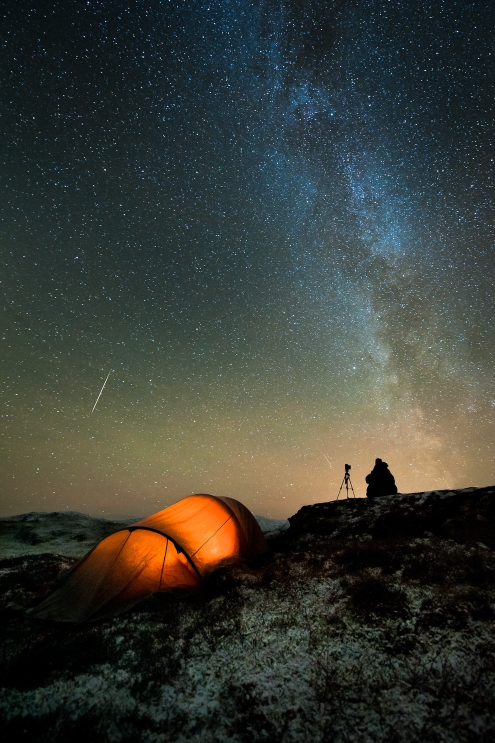
#> input picture LZ/galaxy.jpg, 990 x 1485 px (shown at 1/2 size)
$ python image_recognition_logistic.py
#> lines starting #> are read from the running program, lines starting #| are printed output that depends on the picture

# coding: utf-8

# In[36]:


import numpy as np
import cv2
import imageio as io
import matplotlib.pyplot as plt
import matplotlib.image as mpimg


imgcv2=cv2.imread('galaxy.jpg',0)   # 1 as is    # 0  blackwhite  -1 alpha channel transparency .color image is three dimensional matrix
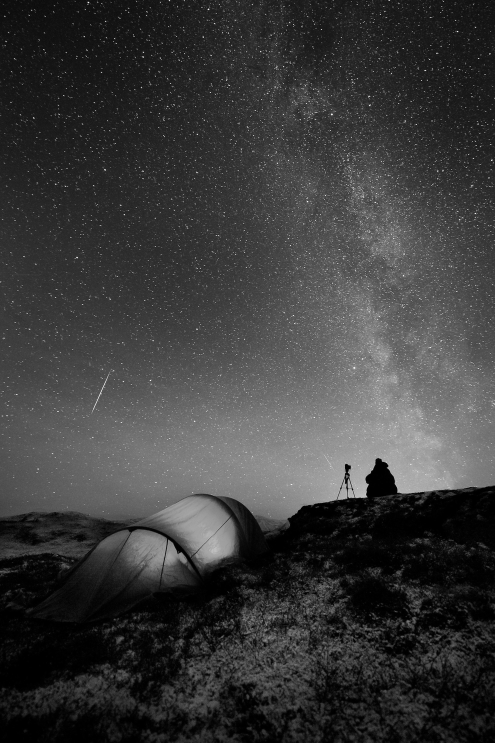
#> imgcv2: shape (1485, 990) (shown at 1/2 size); min 0, max 255, mean 58.4
img2=cv2.imread('cat.jpg')
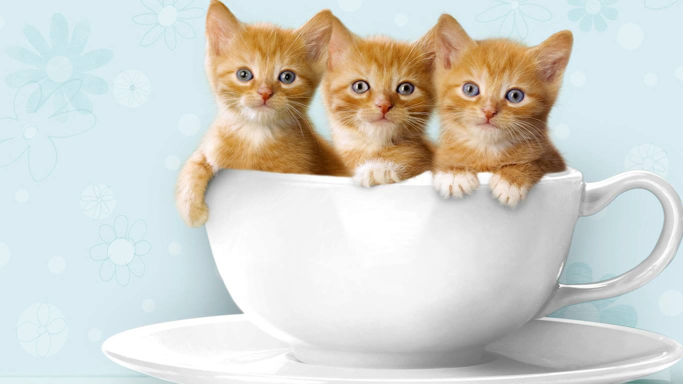
#> input picture LZ/cat.jpg, 1366 x 768 px (shown at 1/2 size)
#> img2 is the input picture: shape (768, 1366, 3); mean B, G, R 204.5, 211.1, 211.1

cv2.imshow('Cats',img2)
cv2.waitKey(5000)
cv2.destroyAllWindows()


np.shape(img2)
# [7 lines of commented-out code are left out]


count=0

label_map=['Anger','Disgust','Fear','Happy','Sad','Surprise','Neutral']

#> (the run stopped early here; a loop or call above may not have finished)
